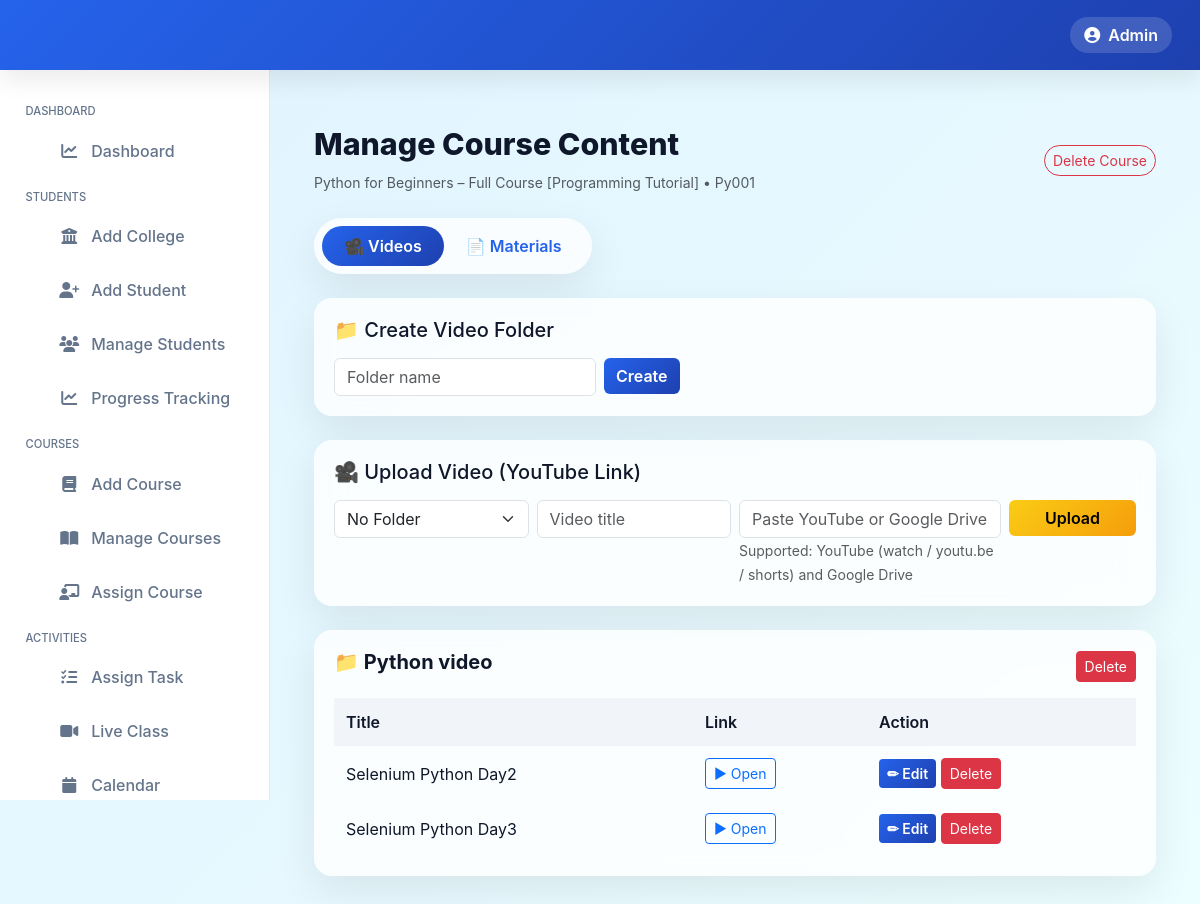
The app's page /admin_panel/courses/Py001/ (signed in) with its own data.
### admin_panel/models.py (models this page shows, shortened)
class Course(models.Model):
    name = models.CharField(max_length=100)
    code = models.CharField(max_length=20, unique=True, db_index=True)
    description = models.TextField(blank=True)
    thumbnail = models.ImageField(upload_to="course_thumbnails/", blank=True, null=True)

class CourseFolder(models.Model):
    course = models.ForeignKey(Course, on_delete=models.CASCADE, related_name="folders")
    name = models.CharField(max_length=100)
    type = models.CharField(
        max_length=10,
        choices=[("video", "Video"), ("material", "Material")],
        default="material",
    )

class CourseMaterial(models.Model):
    course = models.ForeignKey(
        "Course",
        on_delete=models.CASCADE,
        related_name="materials"
    )
    folder = models.ForeignKey(
        "CourseFolder",
        on_delete=models.SET_NULL,
        null=True,
        blank=True
    )
    file = models.FileField(
        upload_to="materials/",
        null=True,
        blank=True
    )
    link = models.URLField(blank=True)
    type = models.CharField(
        max_length=10,
        choices=[
            ("video", "Video"),
            ("material", "Material")
        ],
        default="material",
    )
    title = models.CharField(max_length=255, blank=True)
    uploaded_at = models.DateTimeField(auto_now_add=True)

### admin_panel/views.py (the view)
    def wrapper(request, *args, **kwargs):
        if not request.session.get("admin_logged_in"):
            return redirect("admin_login")
        return view_func(request, *args, **kwargs)

### admin_panel/views.py (called while the page is built)
def admin_required(view_func):
    def wrapper(request, *args, **kwargs):
        if not request.session.get("admin_logged_in"):
            return redirect("admin_login")
        return view_func(request, *args, **kwargs)
    return wrapper

@admin_required
def manage_course_view(request, course_code):
    course = get_object_or_404(Course, code=course_code)
    folders = CourseFolder.objects.filter(course=course).order_by("type", "name")
    materials = CourseMaterial.objects.filter(course=course).select_related("folder").order_by("-uploaded_at")
    return render(
        request,
        "admin_panel/partials/manage_course.html",
        {"course": course, "folders": folders, "materials": materials},
    )

### admin_panel/templates/admin_panel/partials/manage_course.html (shortened to what this page needs)
{% extends "admin_panel/base.html" %}
{% load static %}
{% block container %}
<div class="container my-4">
  <div class="d-flex justify-content-between align-items-center mb-4">
    <div>
      <h2 class="page-title">Manage Course Content</h2>
      <small class="text-muted">{{ course.name }} • {{ course.code }}</small>
    </div>
    <form method="post" action="{% url 'delete_course' course.code %}"
          onsubmit="return confirm('Delete this course?')">
      <button class="btn btn-outline-danger btn-sm">Delete Course</button>
    </form>
  </div>
  <ul class="nav nav-pills mb-4" id="contentTabs">
    <li class="nav-item">
      <a class="nav-link active" data-target="video-folder" href="#">🎥 Videos</a>
    </li>
    <li class="nav-item">
      <a class="nav-link" data-target="material-folder" href="#">📄 Materials</a>
    </li>
  </ul>
  <div class="video-folder">
    <div class="upload-box">
      <h5 class="mb-3">📁 Create Video Folder</h5>
      <form method="POST" action="{% url 'create_folder' course.id %}" class="row g-2">
        <div class="col-md-4">
          <input type="text" name="folder_name" class="form-control" placeholder="Folder name" required>
        </div>
        <div class="col-auto">
          <button class="btn btn-primary">Create</button>
        </div>
      </form>
    </div>
    <div class="upload-box">
      <h5 class="mb-3">🎥 Upload Video (YouTube Link)</h5>
      <form method="POST" action="{% url 'upload_course_material' course.id %}" class="row g-2">
        <div class="col-md-3">
          <select name="folder_id" class="form-select">
            <option value="">No Folder</option>
          </select>
        </div>
        <div class="col-md-3">
          <input type="text" name="title" class="form-control" placeholder="Video title" required>
        </div>
        <div class="col-md-4">
            <input type="text"
                  name="link"
                  class="form-control"
                  placeholder="Paste YouTube or Google Drive link"
                  required>
            <small class="text-muted">
                Supported: YouTube (watch / youtu.be / shorts) and Google Drive
            </small>
          </div>
        <div class="col-md-2">
          <button class="btn btn-warning w-100">Upload</button>
        </div>
      </form>
    </div>
    {% for folder in course.folders.all %}
    {% if folder.type == 'video' %}
    <div class="folder-card">
      <div class="folder-header mb-3">
        <h5>📁 {{ folder.name }}</h5>
        <a href="{% url 'delete_folder' folder.id %}"
           onclick="return confirm('Delete folder?')"
           class="btn btn-sm btn-danger">Delete</a>
      </div>
      <div class="table-container">
        <table>
          <thead>
            <tr><th>Title</th><th>Link</th><th>Action</th></tr>
          </thead>
          <tbody>
            {% for material in folder.coursematerial_set.all %}
            <tr>
              <td>{{ material.title }}</td>
              <td>
                <a href="{{ material.link }}" target="_blank"
                   class="btn btn-sm btn-outline-primary">▶ Open</a>
              </td>
              <td>
                <button class="btn btn-sm btn-primary"
                        data-bs-toggle="modal"
                        data-bs-target="#editModal{{ material.id }}">
                  ✏ Edit
                </button>
                <a href="{% url 'delete_material' material.id %}"
                   class="btn btn-sm btn-danger"
                   onclick="return confirm('Delete?')">
                   Delete
                </a>
              </td>
            </tr>
            {% empty %}
            <tr><td colspan="3" class="text-muted text-center">No videos</td></tr>
            {% endfor %}
          </tbody>
        </table>
      </div>
    </div>
    {% endif %}
    {% endfor %}
  </div>
</div>
{% endblock %}

### admin_panel/templates/admin_panel/base.html (style rules this page uses)
:root { --primary:#2563eb; --primary-dark:#1e40af; --bg:#f8fafc; --card:#ffffff; --text:#0f172a; --muted:#64748b; --border:#e2e8f0; --sidebar:#ffffff; --shadow:0 10px 25px rgba(0,0,0,.08); }
* { margin:0;padding:0;box-sizing:border-box }
body { font-family:Inter,system-ui,sans-serif; background:var(--bg); color:var(--text); min-height:100vh; }

### admin_panel/templates/admin_panel/partials/manage_course.html (style rules this page uses)
:root { --primary: #2563eb; --primary-dark: #1e40af; --glass-bg: rgba(255, 255, 255, 0.8); --shadow-soft: 0 15px 40px rgba(0,0,0,0.08); --radius-lg: 18px; }
body { background: linear-gradient(135deg, #e0f2fe, #ecfeff); }
.page-title { font-weight: 800; font-size: 1.9rem; }
.nav-pills { background: var(--glass-bg); padding: 8px; border-radius: 999px; box-shadow: var(--shadow-soft); width: fit-content; }
.nav-pills .nav-link { border-radius: 999px; padding: 8px 22px; font-weight: 600; color: var(--primary); }
.nav-pills .nav-link.active { background: linear-gradient(135deg, var(--primary), var(--primary-dark)); color: #fff; }
.upload-box, .folder-card { background: var(--glass-bg); backdrop-filter: blur(14px); border-radius: var(--radius-lg); padding: 20px; box-shadow: var(--shadow-soft); margin-bottom: 24px; }
.folder-header { display: flex; justify-content: space-between; align-items: center; }
.folder-header h5 { font-weight: 700; }
.table-container table { width: 100%; border-collapse: collapse; }
.table-container th { background: #f1f5f9; padding: 12px; font-weight: 600; }
.table-container td { padding: 12px; vertical-align: middle; }
.btn-primary { background: linear-gradient(135deg, var(--primary), var(--primary-dark)); border: none; font-weight: 600; }
.btn-warning { background: linear-gradient(135deg, #facc15, #f59e0b); border: none; font-weight: 600; }
.btn-outline-danger { border-radius: 999px; }

### records on screen
Course: name "Python for Beginners – Full Course [Programming Tutorial]", code "Py001"
CourseFolder: name "Python video"
CourseMaterial: title "Selenium Python Day2"
CourseMaterial: title "Selenium Python Day3"
